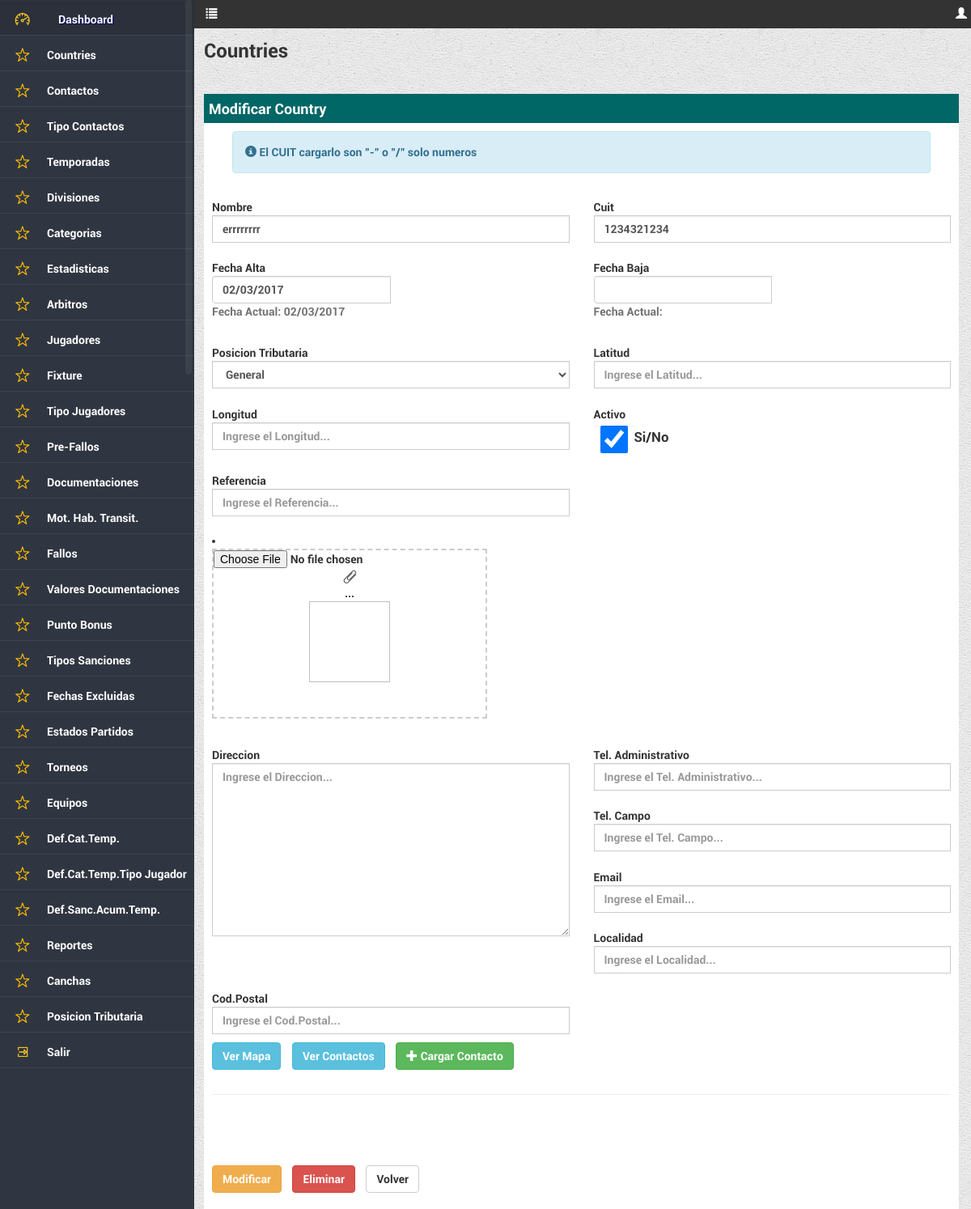
/dashboard/countries/modificar.php?id=7 (signed in), run on the app's committed database.
### tables this page shows
CREATE TABLE IF NOT EXISTS `predio_menu` (
  `idmenu` int(11) NOT NULL AUTO_INCREMENT,
  `url` varchar(65) NOT NULL,
  `icono` varchar(45) DEFAULT NULL,
  `nombre` varchar(45) NOT NULL,
  `Orden` smallint(6) DEFAULT NULL,
  `hover` varchar(45) DEFAULT NULL,
  `permiso` varchar(50) DEFAULT NULL,
  `administracion` bit(1) DEFAULT NULL,
  `torneo` bit(1) DEFAULT NULL,
  `reportes` bit(1) DEFAULT NULL,
  PRIMARY KEY (`idmenu`)
);

### includes/appconfig.php (called while the page is built, shortened)
<?php
class appconfig {
function conexion() {
		$hostname = "localhost";
		$database = "ssaif_desa";
		$username = "root";
		$password = "";
		$conexion = array("hostname" => $hostname,
						  "database" => $database,
						  "username" => $username,
						  "password" => $password);
		return $conexion;
}
}
?>

### includes/funcionesHTML.php (the view, shortened to what this page needs)
<?php
class ServiciosHTML {
function menu($usuario,$titulo,$rol,$empresa) {
	$sql = "select idmenu,url,icono, nombre, permiso from predio_menu where permiso like '%".$rol."%' order by orden";
	$res = $this->query($sql,0);
	$cadmenu = "";
	$cadhover= "";
	$js = "<script src='../../js/jquery.maskedinput.min.js' type='text/javascript'></script>
		<script>
		$(document).ready(function(){
			$('#colapsarMenu').click(function() {
			if ($('#colapsarMenu').attr('class') == 'glyphicon glyphicon-list') {
			$('#content').css( { marginLeft : '1%' } );
			$('#navigation').hide();
			$('#colapsarMenu').removeClass('glyphicon glyphicon-list');
			$('#colapsarMenu').addClass('glyphicon glyphicon-align-justify');
			} else {
			$('#content').css( { marginLeft : '21%' } );
			$('#navigation').show();
			$('#colapsarMenu').removeClass('glyphicon glyphicon-align-justify');
			$('#colapsarMenu').addClass('glyphicon glyphicon-list');
			}
			});
		});
		</script>";
	$cant = 1;
	while ($row = mysql_fetch_array($res)) {
		if ($titulo == $row['nombre']) {
			$row['url'] = "index.php";
		}
		if (strpos($row['permiso'],$rol) !== false) {
			if ($row['idmenu'] == 1) {
				$cadmenu = $cadmenu.'<li class="arriba"><div class="'.$row['icono'].'"></div><a href="'.$row['url'].'">'.$row['nombre'].'</a></li>';
				$cadhover = $cadhover.' <li class="arriba">
											<div class="'.$row['icono'].'2" id="tooltip'.$cant.'"></div>
											<div class="tooltip-dash">'.$row['nombre'].'</div>
										</li>';
			} else {
				$cadmenu = $cadmenu.'<li><div class="'.$row['icono'].'"></div><a href="'.$row['url'].'">'.$row['nombre'].'</a></li>';
				$cadhover = $cadhover.'  <li>
											<div class="'.$row['icono'].'2" id="tooltip'.$cant.'"></div>
											<div class="tooltip-con">'.$row['nombre'].'</div>
										</li>';
			}
		}
		$cant+=1;
	}
	$menu = '
		<div style="background-color:#333; position:absolute; top:0;left:0; height:35px; width:100%; color:#FFF; padding-top:7px;" >
			<ul class="list-inline" style="margin-left:12px;">
				<li style="margin-left:20%;"><span class="glyphicon glyphicon-list" id="colapsarMenu" style="cursor:pointer;"> </span></li>
				<li class="navbar-right"><span class="glyphicon glyphicon-user"></span> '.$usuario.'</li>
			</ul>
		</div>
		<div style="height:30px;">
		</div>
		<div id="navigation" >
				<nav class="nav">
					<ul>
						'.utf8_encode($cadmenu).'
					</ul>
				</nav>
			 </div>
		</div>'.$js;
	return $menu;
}
function query($sql,$accion) {
		require_once 'appconfig.php';
		$appconfig	= new appconfig();
		$datos		= $appconfig->conexion();
		$hostname	= $datos['hostname'];
		$database	= $datos['database'];
		$username	= $datos['username'];
		$password	= $datos['password'];
		$conex = mysql_connect($hostname,$username,$password) or die ("no se puede conectar".mysql_error());
		$result = mysql_query($sql,$conex);
		return $result;
	}
}
?>

### css/estiloDash.css (style rules this page uses)
* { margin:0; padding:0; font-family: robotoL; }
html { height : 101%; }
body { font-family: robotoL; background: url(../imagenes/beige_paper.png) repeat; }
#navigation { height:100%; background-color: #303641; padding-top:15px; overflow-y: auto; position: fixed; top: 0; width: 20%; z-index: 9999; overflow: hidden; }
.nav { margin-top:-15px; }
.nav ul { list-style:none; }
.nav ul li { padding:8px 8px; height:44px; border-bottom:1px solid #3e444e; border-top:1px solid #303641; width:100%; }
.nav ul li a { color:#FFF; font-family:robotoL; font-size:1.0em; text-decoration:none; float: left; margin-top:5px; }
.icodashboard { background:url(../imagenes/iconmenu/dashboard.png) no-repeat; background-position: center center; width:40px; height:40px; float:left; margin-right:9px; margin-top:-4px; background-size: 25px 50px; background-size: 50% 50%; }
.icozonas { background:url(../imagenes/iconmenu/conceptos.png) no-repeat; background-position: center center; width:40px; height:40px; float:left; margin-right:10px; margin-top:-4px; background-size: 25px 50px; background-size: 50% 50%; }
.icosalir { background:url(../imagenes/iconmenu/salir.png) no-repeat; background-position: center center; width:40px; height:40px; float:left; margin-right:10px; margin-top:-4px; background-size: 25px 50px; background-size: 50% 50%; }

### data on the page
predio_menu: nombre "Dashboard"
predio_menu: nombre "Countries"
predio_menu: nombre "Contactos"
predio_menu: nombre "Tipo Contactos"
predio_menu: nombre "Temporadas"
predio_menu: nombre "Divisiones"
predio_menu: nombre "Categorias"
predio_menu: nombre "Estadisticas"
predio_menu: nombre "Arbitros"
predio_menu: nombre "Jugadores"
predio_menu: nombre "Fixture"
predio_menu: nombre "Tipo Jugadores"
predio_menu: nombre "Pre-Fallos"
predio_menu: nombre "Documentaciones"
predio_menu: nombre "Mot. Hab. Transit."
predio_menu: nombre "Fallos"
predio_menu: nombre "Valores Documentaciones"
predio_menu: nombre "Punto Bonus"
predio_menu: nombre "Tipos Sanciones"
predio_menu: nombre "Fechas Excluidas"
predio_menu: nombre "Estados Partidos"
predio_menu: nombre "Torneos"
predio_menu: nombre "Equipos"
predio_menu: nombre "Def.Cat.Temp."
predio_menu: nombre "Def.Cat.Temp.Tipo Jugador"
predio_menu: nombre "Def.Sanc.Acum.Temp."
predio_menu: nombre "Reportes"
predio_menu: nombre "Canchas"
predio_menu: nombre "Posicion Tributaria"
predio_menu: nombre "Salir"

### other printed values
$plural "Countries"
$singular "Country"
$label "Nombre Cuit Latitud Longitud Referencia Tel. Administrativo Tel. Campo Email Localidad Cod.Postal"
$label "Fecha Alta Fecha Baja"
$fecha "02/03/2017"
$label "Posicion Tributaria"
$label "Activo"
$label "Direccion"
form field refposiciontributaria "General"
